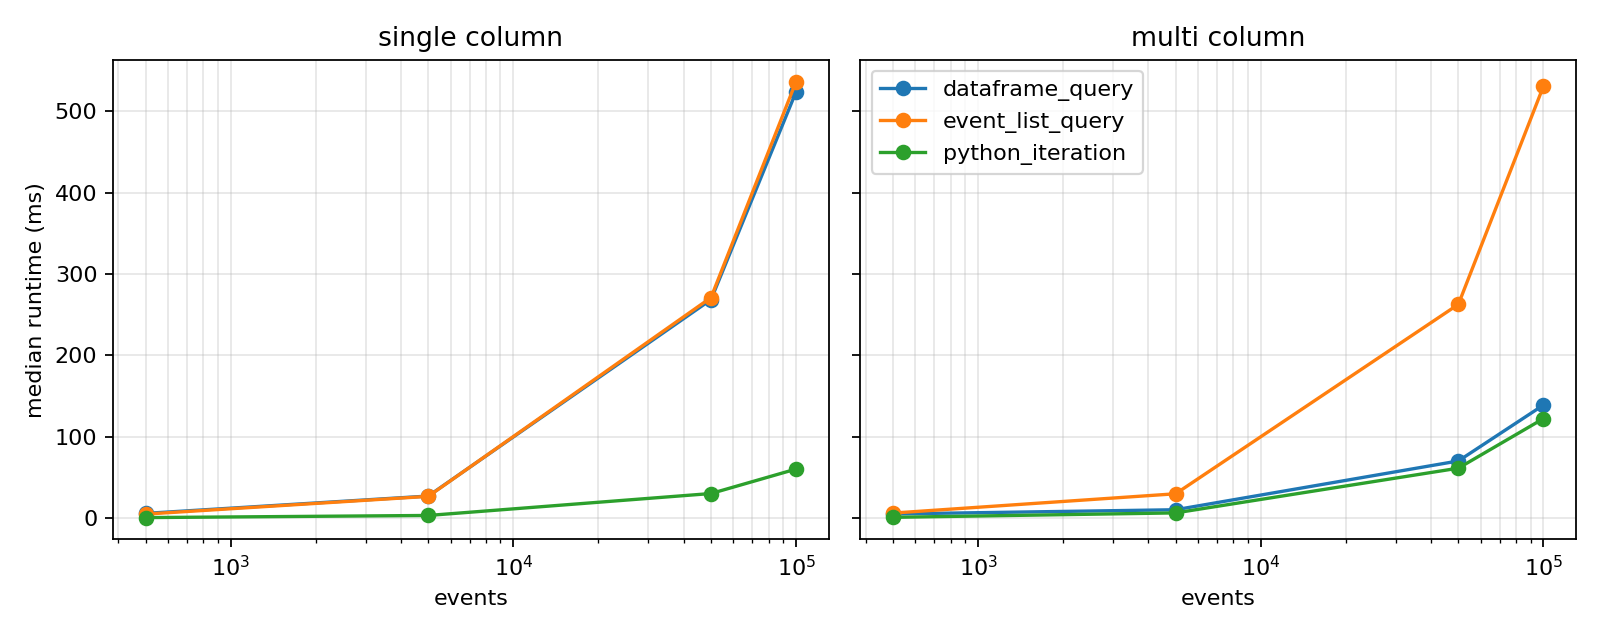

This chart was generated by the following Python code:
from __future__ import annotations

import argparse
import statistics
import time
import typing as tp
from pathlib import Path

import matplotlib.pyplot as plt
import pandas as pd

import neuralset as ns
from neuralset.events.utils import extract_events, query_with_index

plt.switch_backend("Agg")


ROOT = Path(__file__).resolve().parent
SPACES = ("fsaverage5", "MNI152NLin2009cAsym", "T1w", "fsaverage")
RUNS = ("1", "2", "3", "4")
SUBJECTS = tuple(f"sub-{idx:03d}" for idx in range(64))


def make_fmri_events(n_events: int) -> pd.DataFrame:
    rows: list[dict[str, tp.Any]] = []
    for idx in range(n_events):
        subject = SUBJECTS[idx % len(SUBJECTS)]
        timeline = f"{subject}_run-{RUNS[idx % len(RUNS)]}"
        rows.append(
            {
                "type": "Fmri",
                "start": float(idx % 100),
                "duration": 10.0,
                "timeline": timeline,
                "filepath": f"method:load_fmri?timeline={timeline}",
                "frequency": 1.0,
                "subject": subject,
                "run": RUNS[idx % len(RUNS)],
                "space": SPACES[idx % len(SPACES)],
                "preproc": "fmriprep",
            }
        )
    return pd.DataFrame(rows)


def dataframe_query(df: pd.DataFrame, query: str) -> list[ns.events.Event]:
    return extract_events(query_with_index(df, query), types="Fmri")


def event_list_query(events: list[ns.events.Event], query: str) -> list[ns.events.Event]:
    events_df = pd.DataFrame([event.to_dict() for event in events])
    events_df.index = pd.RangeIndex(len(events))
    selected = query_with_index(events_df, query)
    return [events[int(index)] for index in selected.index]


def iter_single(events: list[ns.events.Event]) -> list[ns.events.Event]:
    return [
        event for event in events if event._get_field_or_extra("space") == "fsaverage5"
    ]


def iter_multi(events: list[ns.events.Event]) -> list[ns.events.Event]:
    selected = []
    subject_to_index: dict[str, int] = {}
    for event in events:
        subject = event._get_field_or_extra("subject")
        if subject not in subject_to_index:
            subject_to_index[subject] = len(subject_to_index)
        if (
            event._get_field_or_extra("space") == "fsaverage5"
            and event._get_field_or_extra("run") == "1"
            and subject_to_index[subject] < 16
        ):
            selected.append(event)
    return selected


def time_call(
    fn: tp.Callable[[], list[ns.events.Event]], repeats: int
) -> tuple[float, int]:
    elapsed = []
    n_selected = 0
    for _ in range(repeats):
        start = time.perf_counter()
        out = fn()
        elapsed.append(time.perf_counter() - start)
        n_selected = len(out)
    return statistics.median(elapsed), n_selected


def run_benchmark(sizes: list[int], repeats: int) -> pd.DataFrame:
    queries = {
        "single_column": "space == 'fsaverage5'",
        "multi_column": "space == 'fsaverage5' and run == '1' and subject_index < 16",
    }
    rows = []
    for n_events in sizes:
        df = make_fmri_events(n_events)
        events = extract_events(df, types="Fmri")
        methods: dict[str, dict[str, tp.Callable[[], list[ns.events.Event]]]] = {
            "dataframe_query": {
                name: lambda q=query: dataframe_query(df, q)
                for name, query in queries.items()
            },
            "event_list_query": {
                name: lambda q=query: event_list_query(events, q)
                for name, query in queries.items()
            },
            "python_iteration": {
                "single_column": lambda: iter_single(events),
                "multi_column": lambda: iter_multi(events),
            },
        }
        for method, method_queries in methods.items():
            for query_name, fn in method_queries.items():
                median_s, n_selected = time_call(fn, repeats)
                rows.append(
                    {
                        "n_events": n_events,
                        "query": query_name,
                        "method": method,
                        "median_s": median_s,
                        "n_selected": n_selected,
                    }
                )
                print(
                    f"{n_events:>7} {query_name:<14} {method:<18} "
                    f"{median_s * 1e3:>8.1f} ms selected={n_selected}"
                )
    return pd.DataFrame(rows)


def save_plot(results: pd.DataFrame, output: Path) -> None:
    fig, axes = plt.subplots(1, 2, figsize=(10, 4), sharey=True)
    for axis, (query_name, data) in zip(axes, results.groupby("query", sort=False)):
        for method, method_data in data.groupby("method", sort=False):
            method_data = method_data.sort_values("n_events")
            axis.plot(
                method_data["n_events"],
                method_data["median_s"] * 1e3,
                marker="o",
                label=method,
            )
        axis.set_title(query_name.replace("_", " "))
        axis.set_xlabel("events")
        axis.set_xscale("log")
        axis.grid(True, which="both", axis="both", alpha=0.3)
    axes[0].set_ylabel("median runtime (ms)")
    axes[-1].legend(loc="best")
    fig.tight_layout()
    fig.savefig(output, dpi=160)
    plt.close(fig)


def main() -> None:
    parser = argparse.ArgumentParser()
    parser.add_argument(
        "--sizes",
        type=int,
        nargs="+",
        default=[500, 5_000, 50_000, 100_000],
    )
    parser.add_argument("--repeats", type=int, default=3)
    parser.add_argument(
        "--output",
        type=Path,
        default=ROOT / "query_benchmark.png",
    )
    args = parser.parse_args()

    results = run_benchmark(args.sizes, args.repeats)
    csv_path = args.output.with_suffix(".csv")
    results.to_csv(csv_path, index=False)
    save_plot(results, args.output)
    print(f"\nSaved {args.output}")
    print(f"Saved {csv_path}")


if __name__ == "__main__":
    main()
